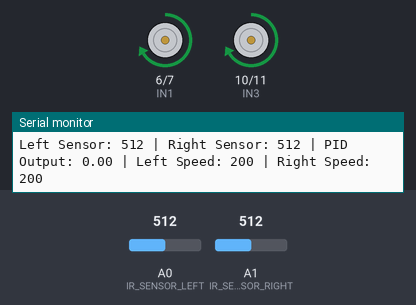
The sketch below on a simulated Arduino Uno, built with avr-gcc and run on an emulated ATmega328P. On the bench: motor-driver pin pairs drawn as motors (green arrow = first pin HIGH = forward, orange = second pin HIGH = backward, longer = more drive, scaled by the enable pin), the last lines printed to the serial monitor. The test bench sets the inputs (shaded band); at power-on: A0 (IR_SENSOR_LEFT) = 512, A1 (IR_SENSOR_RIGHT) = 512.

Above: at 1.2 s.
1.3 s: A0 (IR_SENSOR_LEFT) set to 716
At 2.0 s:
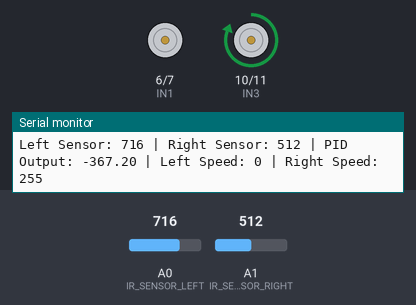
2.8 s: A1 (IR_SENSOR_RIGHT) set to 900
At 5.5 s:
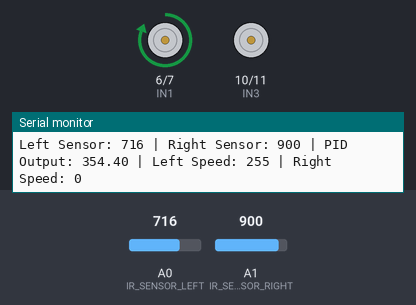
5.8 s: A0 (IR_SENSOR_LEFT) set to 1023
At 5.99 s:
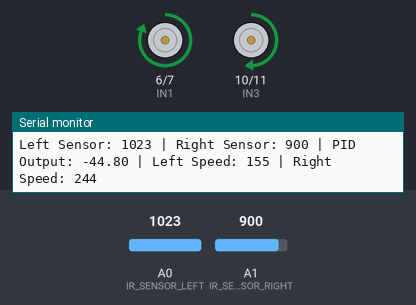
8.8 s: A0 (IR_SENSOR_LEFT) set to 900
At 9.4 s:
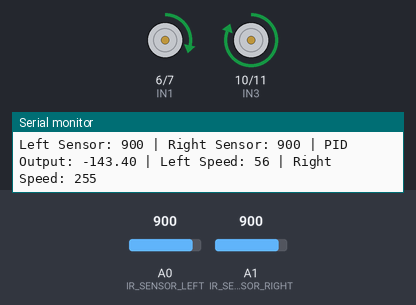
11.8 s: A1 (IR_SENSOR_RIGHT) set to 1023
At 12.8 s:
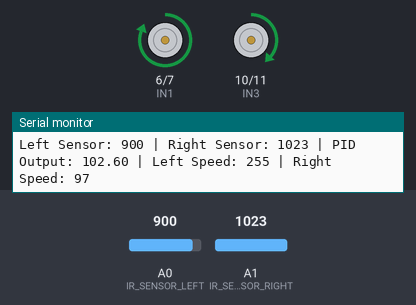
14.8 s: A1 (IR_SENSOR_RIGHT) set to 716
At 15.18 s:
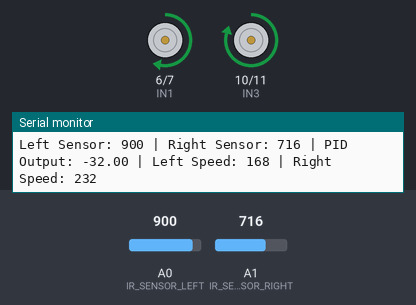
Timing chart, 0 to 17.8 s (numbered marks = the images above; inputs shaded):
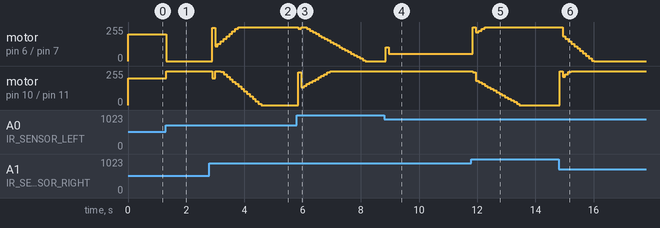

Measured:
- after the input at 1.3 s, motor on pin 6 (IN1) / pin 7 (IN2): forward 200/255 → stopped at once; motor on pin 10 (IN3) / pin 11 (IN4): forward 200/255 → forward 255/255 at once
- after the input at 8.8 s, motor on pin 6 (IN1) / pin 7 (IN2): stopped → forward 105/255 after 0.06 s, → forward 56/255 0.10 s later
- after the input at 11.8 s, motor on pin 6 (IN1) / pin 7 (IN2): forward 56/255 → forward 253/255 after 0.05 s, → forward 216/255 0.10 s later, → forward 228/255 0.10 s later, → forward 241/255 0.10 s later, … (6 changes in this stretch); motor on pin 10 (IN3) / pin 11 (IN4): moves from forward 255/255 to stopped over 1.6 s, starting after 0.05 s
- after the input at 14.8 s, motor on pin 6 (IN1) / pin 7 (IN2): moves from forward 255/255 to stopped over 1.2 s, starting at once; motor on pin 10 (IN3) / pin 11 (IN4): stopped → forward 255/255 at once, → forward 213/255 0.10 s later, → forward 232/255 0.10 s later, → forward 250/255 0.10 s later, … (5 changes in this stretch)

The sketch:

lineFollowerRobot.ino
```cpp
#define IR_SENSOR_LEFT A0
#define IR_SENSOR_RIGHT A1

#define MOTOR_SPEED 200
#define TURN_SPEED 100

// Motor pins
#define ENA 5  // PWM Speed Control for Motor A
#define IN1 6  // Motor A input 1
#define IN2 7  // Motor A input 2

#define ENB 9  // PWM Speed Control for Motor B
#define IN3 10 // Motor B input 3
#define IN4 11 // Motor B input 4

// PID constants
#define KP 1.2   // Proportional gain
#define KD 0.4   // Derivative gain
#define KI 0.1   // Integral gain

// PID variables
float error = 0;
float lastError = 0;
float integral = 0;
float pidValue = 0;

void setup() {
  // Motor pins as output
  pinMode(ENA, OUTPUT);
  pinMode(IN1, OUTPUT);
  pinMode(IN2, OUTPUT);

  pinMode(ENB, OUTPUT);
  pinMode(IN3, OUTPUT);
  pinMode(IN4, OUTPUT);

  // IR sensor pins as input
  pinMode(IR_SENSOR_LEFT, INPUT);
  pinMode(IR_SENSOR_RIGHT, INPUT);

  // Start serial communication for debugging
  Serial.begin(9600);
}

void loop() {
  int leftSensorValue = analogRead(IR_SENSOR_LEFT);
  int rightSensorValue = analogRead(IR_SENSOR_RIGHT);

  // Calculate error (difference between right and left sensor readings)
  error = rightSensorValue - leftSensorValue;

  // Calculate PID value
  pidValue = (KP * error) + (KD * (error - lastError)) + (KI * integral);

  // Adjust motor speeds based on PID value
  int leftMotorSpeed = MOTOR_SPEED + pidValue;
  int rightMotorSpeed = MOTOR_SPEED - pidValue;

  // Ensure motor speeds are within a valid range (0 to 255)
  leftMotorSpeed = constrain(leftMotorSpeed, 0, 255);
  rightMotorSpeed = constrain(rightMotorSpeed, 0, 255);

  // Move the robot with adjusted motor speeds
  moveRobot(leftMotorSpeed, rightMotorSpeed);

  // Update PID variables for the next iteration
  lastError = error;
  integral += error;

  // Print sensor values, PID output, and motor speeds for debugging
  Serial.print("Left Sensor: ");
  Serial.print(leftSensorValue);
  Serial.print(" | Right Sensor: ");
  Serial.print(rightSensorValue);
  Serial.print(" | PID Output: ");
  Serial.print(pidValue);
  Serial.print(" | Left Speed: ");
  Serial.print(leftMotorSpeed);
  Serial.print(" | Right Speed: ");
  Serial.println(rightMotorSpeed);

  // Introduce a small delay for stability
  delay(10);
}

void moveRobot(int leftSpeed, int rightSpeed) {
  analogWrite(ENA, leftSpeed);
  analogWrite(ENB, rightSpeed);

  digitalWrite(IN1, (leftSpeed > 0) ? HIGH : LOW);
  digitalWrite(IN2, (leftSpeed > 0) ? LOW : HIGH);

  digitalWrite(IN3, (rightSpeed > 0) ? HIGH : LOW);
  digitalWrite(IN4, (rightSpeed > 0) ? LOW : HIGH);
}
```
